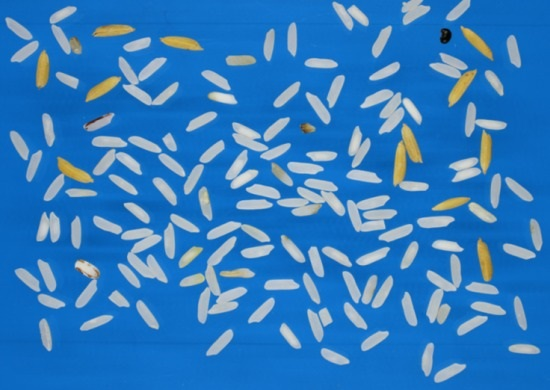
#> input picture REO2/img.jpg, 550 x 390 px
$ python REO2.py
#> lines starting #> are read from the running program, lines starting #| are printed output that depends on the picture; after the words box and inside, x2 and y2 are one past the last pixel; in counts of white or black regions, pixels touching at a corner belong together
###### CAPA DE APRESENTAÇÃO #####
print('=-'*78)
print('Aluno: Rafael Novais de Miranda',' '*50,'Disciplina: AVANÇOS CIENTÍFICOS EM GENÉTICA E MELHORAMENTO DE PLANTAS I')
print('Professor: Vinicius Quintão Carneiro',' '*45,'Programa: Genética e Melhoramento de Plantas')
print('=-'*78)
print(' '*50, 'REO 02 - LISTA DE EXERCÍCIOS')
print('=-'*78)
print(' ')

##### Pacotes utilizados #####
import cv2
import numpy as np
from matplotlib import pyplot as plt

##### Número do exercício #####
print('EXERCÍCIO 01')
print('Selecione uma imagem a ser utilizada no trabalho prático e realize os seguintes processos utilizando o pacote OPENCV do Python:')
print(' ')

##### Questão 1.a #####
print('a) Apresente a imagem e as informações de número de linhas e colunas; número de canais e número total de pixels;')
print('Resposta:')
arquivo = "img.jpg"
img_bgr = cv2.imread(arquivo, 1) #0-->Imagem intensidade, 1-->Imagem original
#> img_bgr is the input picture: shape (390, 550, 3); mean B, G, R 190.9, 123.6, 49
img_org = cv2.cvtColor(img_bgr,cv2.COLOR_BGR2RGB)
plt.figure('Imagem 1.a') #nome do arquivo que irá gerar
plt.imshow(img_org) #cmap --> escala de cor da intensidade
plt.xticks([])
plt.yticks([])
plt.title('Imagem 1.a') #Título que apresentará dentro da imagem
plt.show()
print('     INFORMAÇÕES')
lin, col, canais = np.shape(img_org)
#> lin = 390; col = 550; canais = 3
print('Tipo de imagem: {}'.format(img_org.dtype))
#| Tipo de imagem: uint8
print('Dimensão da imagem: {}x{}'.format(lin, col))
#| Dimensão da imagem: 390x550
print('Largura: {}'.format(col))
#| Largura: 550
print('Altura: {}'.format(lin))
#| Altura: 390
print('Canais: {}'.format(canais))
#| Canais: 3
print(('Pixels: {}'.format((lin*col))))
#| Pixels: 214500
print('-'*50)
print(' ')

##### Questão 1.b #####
print('b) Faça um recorte da imagem para obter somente a área de interesse. Utilize esta imagem para a solução das próximas alternativas;')
print('Resposta:')
img_rec = img_org[109:370, 160:433]

plt.figure('Imagem 1.b') #nome do arquivo que irá gerar
plt.subplot(1,2,1)
plt.imshow(img_rec)
plt.title('Imagem Recortada') #Título que apresentará dentro da imagem

plt.subplot(1,2,2)
plt.imshow(img_org)
plt.title('Imagem Original') #Título que apresentará dentro da imagem
plt.show()
print('A resposta foi a Imagem 1.b gerada')
print('-'*50)
print(' ')

##### Questão 1.c #####
print('c) Converta a imagem colorida para uma de escala de cinza (intensidade) e a apresente utilizando os mapas de cores “Escala de Cinza” e “JET”')
print('Resposta:')
img_gray = cv2.cvtColor(img_rec,cv2.COLOR_RGB2GRAY)

plt.figure('Imagem 1.c')
plt.subplot(1,3,1)
plt.imshow(img_org)
plt.title('Imagem Original')

plt.subplot(1,3,2)
plt.imshow(img_gray, cmap="gray")
plt.colorbar(orientation='horizontal')
plt.title('Imagem Escala de Cinza')

plt.subplot(1,3,3)
plt.imshow(img_gray, cmap="jet")
plt.colorbar(orientation='horizontal')
plt.title('Imagem JET')
plt.show()
print('-'*50)
print(' ')

##### Questão 1.d #####
print('d) Apresente a imagem em escala de cinza e o seu respectivo histograma; Relacione o histograma e a imagem.')
print('Resposta:')
hist = cv2.calcHist([img_gray],[0],None,[256],[0,256])
#> hist = 256 values, max 4571 at index 92, min 0 at index 0, mean 278.3
plt.figure('Imagem 1.d') #nome do arquivo que irá gerar
plt.subplot(1,2,1)
plt.imshow(img_gray, cmap="gray") #cmap --> escala de cor da intensidade
plt.colorbar(orientation='horizontal')
plt.title('Escala de Cinza') #Título que apresentará dentro da imagem

plt.subplot(1,2,2)
plt.plot(hist, color="black")
plt.title('Histograma') #Título que apresentará dentro da imagem
plt.xlabel('Valores de Pixels')
plt.ylabel('Número de Pixels')
plt.show()
#> figure, not shown here; panel 3: curve peaks at x = 92, y = 4571
print('Histograma')
print(hist)
#> (printed output is left out)
print(' ')
dim = len(hist)
#> dim = 256
print('Dimensão do histograma: {}'.format(dim))
#| Dimensão do histograma: 256
print('Portanto por ser uma imagem não binária, ela possui níveis diferentes de cinza, com diferentes intensidades  entre os níveis de preto e branco. Mas dentro desse histograma observamos que, posssuímos uma grande intensidade de pixels na faixa de 250-255, e também, uma baixa porém, a única restante, na faixa de 25-125')
print('-'*50)
print(' ')

##### Questão 1.e #####
print('e) Utilizando a imagem em escala de cinza (intensidade) realize a segmentação da imagem de modo a remover o fundo da imagem utilizando um limiar manual e o limiar obtido pela técnica de Otsu. Nesta questão apresente o histograma com marcação dos limiares utilizados, a imagem limiarizada (binarizada) e a imagem colorida final obtida da segmentação. Explique os resultados.')
print('Resposta:')
hist_gray = cv2.calcHist([img_gray], [0], None, [256], [0, 256])
#> hist_gray has the same summary as hist
limiar_cinza_gray = 140

(L, img_limiar_gray) = cv2.threshold(img_gray, limiar_cinza_gray, 255, cv2.THRESH_BINARY)
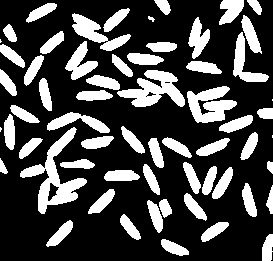
#> img_limiar_gray: shape (261, 273); 27.6% white; 61 white regions (4 under 20 px), largest, box (x1, y1, x2, y2) and area: (20, 127, 87, 214) 1680, (117, 70, 185, 107) 1295, (187, 86, 237, 123) 1102
#> L = 140
(L_gray_otsu, img_otsu_gray) = cv2.threshold(img_gray, 0, 255, cv2.THRESH_BINARY+cv2.THRESH_OTSU)
#> img_otsu_gray: shape (261, 273); 28% white; 61 white regions (4 under 20 px), largest, box (x1, y1, x2, y2) and area: (20, 127, 87, 214) 1696, (117, 70, 185, 107) 1313, (187, 86, 237, 123) 1112
#> L_gray_otsu = 137

img_segment_gray = cv2.bitwise_and(img_rec,img_rec,mask=img_limiar_gray)
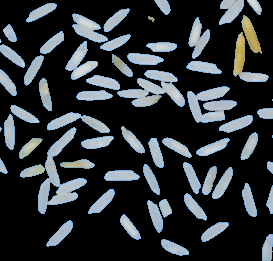
#> img_segment_gray: shape (261, 273, 3); mean R, G, B 46.2, 51.7, 55.3
img_gray_otsu = cv2.bitwise_and(img_rec,img_rec,mask=img_otsu_gray)

hist_gray = cv2.calcHist([img_segment_gray],[0],img_limiar_gray, [256], [0,256])
#> hist_gray = 256 values, max 628 at index 179, min 0 at index 0, mean 76.83

plt.figure('Imagem 1.e') #nome do arquivo que irá gerar
plt.subplot(4,2,1)
plt.imshow(img_gray, cmap="gray") #cmap --> escala de cor da intensidade
plt.xticks([])
plt.yticks([])
plt.title('Escala de Cinza') #Título que apresentará dentro da imagem

plt.subplot(4,2,3)
plt.plot(hist_gray, color="black")
plt.axvline(x=limiar_cinza_gray, color= 'black')
plt.xlim([0, 256])
plt.xlabel('Valores de Pixel')
plt.ylabel('Número de Pixel')
plt.title('Histograma - Cinza') #Título que apresentará dentro da imagem

plt.subplot(4,2,5)
plt.imshow(img_limiar_gray, cmap='gray')
plt.title('Binário Manual - L: {}'.format(limiar_cinza_gray))

plt.subplot(4,2,2)
plt.imshow(img_gray, cmap="gray") #cmap --> escala de cor da intensidade
plt.xticks([])
plt.yticks([])
plt.title('Escala de Cinza') #Título que apresentará dentro da imagem

plt.subplot(4,2,4)
plt.plot(hist_gray, color="black")
plt.axvline(x=L_gray_otsu, color= 'black')
plt.xlim([0, 256])
plt.xlabel('Valores de Pixel')
plt.ylabel('Número de Pixel')
plt.title('Histograma - Cinza') #Título que apresentará dentro da imagem

plt.subplot(4,2,6)
plt.imshow(img_otsu_gray, cmap='gray')
plt.title('Binário OTSU - L: {}'.format(L_gray_otsu))

plt.subplot(4,2,7)
plt.imshow(img_segment_gray)
plt.title("Imagem Segmentada Manual")
plt.xticks([])
plt.yticks([])

plt.subplot(4,2,8)
plt.imshow(img_gray_otsu)
plt.title("Imagem Segmentada OTSU")
plt.xticks([])
plt.yticks([])
plt.show()
#> figure, not shown here; panel 2: curve peaks at x = 179, y = 628; panel 5: curve peaks at x = 179, y = 628
print('-'*50)
print(' ')

##### Questão 1.f #####
print('f) Apresente uma figura contento a imagem selecionada nos sistemas RGB, Lab, HSV e YCrCb.')
print('Resposta:')
img_lab = cv2.cvtColor(img_rec, cv2.COLOR_RGB2LAB)
#> img_lab: shape (261, 273, 3); mean of channels 0, 1, 2 137.8, 131.9, 89.8
img_hsv = cv2.cvtColor(img_rec, cv2.COLOR_RGB2HSV)
#> img_hsv: shape (261, 273, 3); mean H, S, V 102.1, 178, 195.6
img_ycrcb = cv2.cvtColor(img_rec, cv2.COLOR_RGB2YCR_CB)
#> img_ycrcb: shape (261, 273, 3); mean of channels 0, 1, 2 117.7, 87.8, 171.3
plt.figure('Imagem 1.f')
plt.subplot(2,2,1)
plt.imshow(img_rec)
plt.title('Imagem RGB')

plt.subplot(2,2,2)
plt.imshow(img_lab)
plt.title('Imagem Lab')

plt.subplot(2,2,3)
plt.imshow(img_hsv)
plt.title('Imagem HSV')

plt.subplot(2,2,4)
plt.imshow(img_ycrcb)
plt.title('Imagem YCrCb')
plt.show()
print('-'*50)
print(' ')

##### Questão 1.g #####
print('g) Apresente uma figura para cada um dos sistemas de cores (RGB, HSV, Lab e YCrCb) contendo a imagem de cada um dos canais e seus respectivos histogramas.')
print('Resposta:')

#Sistema RGB
hist_r = cv2.calcHist([img_rec], [0], None, [256], [0, 256])
#> hist_r = 256 values, max 4798 at index 14, min 0 at index 1, mean 278.3
hist_g = cv2.calcHist([img_rec], [1], None, [256], [0, 256])
#> hist_g = 256 values, max 4464 at index 111, min 0 at index 0, mean 278.3
hist_b = cv2.calcHist([img_rec], [2], None, [256], [0, 256])
#> hist_b = 256 values, max 3959 at index 198, min 0 at index 0, mean 278.3

plt.figure('Questão 1.g - RGB (1/4)')
plt.subplot(3, 3, 2)
plt.imshow(img_rec, cmap="gray")
plt.xticks([])
plt.yticks([])
plt.title('Imagem RGB')

plt.subplot(3, 3, 4)
plt.imshow(img_rec[:, :, 0], cmap='gray')
plt.title('R')

plt.subplot(3, 3, 7)
plt.plot(hist_r, color="r")
plt.title('Histograma - R')
plt.xlim([0,256])
plt.xlabel('Valores de Pixel')
plt.ylabel('Número de Pixel')

plt.subplot(3, 3, 5)
plt.imshow(img_rec[:, :, 1], cmap='gray')
plt.title('G')

plt.subplot(3, 3, 8)
plt.plot(hist_g, color="g")
plt.title('Histograma - G')
plt.xlim([0,256])
plt.xlabel('Valores de Pixel')
plt.ylabel('Número de Pixel')

plt.subplot(3, 3, 6)
plt.imshow(img_rec[:, :, 2], cmap='gray')
plt.title('B')

plt.subplot(3, 3, 9)
plt.plot(hist_b, color="b")
plt.title('Histograma - B')
plt.xlim([0,256])
plt.xlabel('Valores de Pixel')
plt.ylabel('Número de Pixel')
plt.show()
#> figure, not shown here; panel 3: curve peaks at x = 14, y = 4798; panel 5: curve peaks at x = 111, y = 4464; panel 7: curve peaks at x = 198, y = 3959

#Sistema HSV
hist_h = cv2.calcHist([img_hsv], [0], None, [256], [0, 256])
#> hist_h = 256 values, max 38668 at index 104, min 0 at index 1, mean 278.3
hist_s = cv2.calcHist([img_hsv], [1], None, [256], [0, 256])
#> hist_s = 256 values, max 4257 at index 237, min 0 at index 1, mean 278.3
hist_v = cv2.calcHist([img_hsv], [2], None, [256], [0, 256])
#> hist_v = 256 values, max 3996 at index 198, min 0 at index 0, mean 278.3

plt.figure('Questão 1.g - HSV (2/4)')
plt.subplot(3, 3, 2)
plt.imshow(img_hsv, cmap="gray")
plt.xticks([])
plt.yticks([])
plt.title('Imagem HSV')

plt.subplot(3, 3, 4)
plt.imshow(img_hsv[:, :, 0], cmap='gray')
plt.title('H')

plt.subplot(3, 3, 7)
plt.plot(hist_h, color="black")
plt.title('Histograma - H')
plt.xlim([0,256])
plt.xlabel('Valores de Pixel')
plt.ylabel('Número de Pixel')

plt.subplot(3, 3, 5)
plt.imshow(img_hsv[:, :, 1], cmap='gray')
plt.title('S')

plt.subplot(3, 3, 8)
plt.plot(hist_s, color="black")
plt.title('Histograma - S')
plt.xlim([0,256])
plt.xlabel('Valores de Pixel')
plt.ylabel('Número de Pixel')

plt.subplot(3, 3, 6)
plt.imshow(img_hsv[:, :, 2], cmap='gray')
plt.title('V')

plt.subplot(3, 3, 9)
plt.plot(hist_v, color="black")
plt.title('Histograma - V')
plt.xlim([0,256])
plt.xlabel('Valores de Pixel')
plt.ylabel('Número de Pixel')
plt.show()
#> figure, not shown here; panel 3: curve peaks at x = 104, y = 38668; panel 5: curve peaks at x = 237, y = 4257; panel 7: curve peaks at x = 198, y = 3996

#Sistema LAB
hist_l = cv2.calcHist([img_lab], [0], None, [256], [0, 256])
#> hist_l = 256 values, max 4574 at index 116, min 0 at index 0, mean 278.3
hist_a = cv2.calcHist([img_lab], [1], None, [256], [0, 256])
#> hist_a = 256 values, max 15039 at index 136, min 0 at index 0, mean 278.3
hist_b = cv2.calcHist([img_lab], [2], None, [256], [0, 256])
#> hist_b = 256 values, max 15543 at index 76, min 0 at index 0, mean 278.3

plt.figure('Questão 1.g - LAB (3/4)')
plt.subplot(3, 3, 2)
plt.imshow(img_lab, cmap="gray")
plt.xticks([])
plt.yticks([])
plt.title('Imagem LAB')

plt.subplot(3, 3, 4)
plt.imshow(img_lab[:, :, 0], cmap='gray')
plt.title('L')

plt.subplot(3, 3, 7)
plt.plot(hist_l, color="black")
plt.title('Histograma - L')
plt.xlim([0,256])
plt.xlabel('Valores de Pixel')
plt.ylabel('Número de Pixel')

plt.subplot(3, 3, 5)
plt.imshow(img_lab[:, :, 1], cmap='gray')
plt.title('A')

plt.subplot(3, 3, 8)
plt.plot(hist_a, color="black")
plt.title('Histograma - A')
plt.xlim([0,256])
plt.xlabel('Valores de Pixel')
plt.ylabel('Número de Pixel')

plt.subplot(3, 3, 6)
plt.imshow(img_lab[:, :, 2], cmap='gray')
plt.title('B')

plt.subplot(3, 3, 9)
plt.plot(hist_b, color="black")
plt.title('Histograma - B')
plt.xlim([0,256])
plt.xlabel('Valores de Pixel')
plt.ylabel('Número de Pixel')
plt.show()
#> figure, not shown here; panel 3: curve peaks at x = 116, y = 4574; panel 5: curve peaks at x = 136, y = 15039; panel 7: curve peaks at x = 76, y = 15543

#Sistema YCrCb
hist_Y = cv2.calcHist([img_ycrcb], [0], None, [256], [0, 256])
#> hist_Y has the same summary as hist
hist_Cr = cv2.calcHist([img_ycrcb], [1], None, [256], [0, 256])
#> hist_Cr = 256 values, max 11122 at index 73, min 0 at index 0, mean 278.3
hist_Cb = cv2.calcHist([img_ycrcb], [2], None, [256], [0, 256])
#> hist_Cb = 256 values, max 11226 at index 188, min 0 at index 0, mean 278.3

plt.figure('Questão 1.g - YCrCb (4/4)')
plt.subplot(3, 3, 2)
plt.imshow(img_ycrcb, cmap="gray")
plt.xticks([])
plt.yticks([])
plt.title('Imagem YCrCb')

plt.subplot(3, 3, 4)
plt.imshow(img_ycrcb[:, :, 0], cmap='gray')
plt.title('Y')

plt.subplot(3, 3, 7)
plt.plot(hist_Y, color="black")
plt.title('Histograma - Y')
plt.xlim([0,256])
plt.xlabel('Valores de Pixel')
plt.ylabel('Número de Pixel')

plt.subplot(3, 3, 5)
plt.imshow(img_ycrcb[:, :, 1], cmap='gray')
plt.title('Cr')

plt.subplot(3, 3, 8)
plt.plot(hist_Cr, color="black")
plt.title('Histograma - Cr')
plt.xlim([0,256])
plt.xlabel('Valores de Pixel')
plt.ylabel('Número de Pixel')

plt.subplot(3, 3, 6)
plt.imshow(img_ycrcb[:, :, 2], cmap='gray')
plt.title('Cb')

plt.subplot(3, 3, 9)
plt.plot(hist_Cb, color="black")
plt.title('Histograma - Cb')
plt.xlim([0,256])
plt.xlabel('Valores de Pixel')
plt.ylabel('Número de Pixel')
plt.show()
#> figure, not shown here; panel 3: curve peaks at x = 92, y = 4571; panel 5: curve peaks at x = 73, y = 11122; panel 7: curve peaks at x = 188, y = 11226
print('-'*50)
print(' ')

##### Questão 1.h #####
print('h) Encontre o sistema de cor e o respectivo canal que propicie melhor segmentação da imagem de modo a remover o fundo da imagem utilizando limiar manual e limiar obtido pela técnica de Otsu. Nesta questão apresente o histograma com marcação dos limiares utilizados, a imagem limiarizada (binarizada) e a imagem colorida final obtida da segmentação. Explique os resultados e sua escolha pelo sistema de cor e canal utilizado na segmentação. Nesta questão apresente a imagem limiarizada (binarizada) e a imagem colorida final obtida da segmentação.')
print('Resposta:')
hist_gray = cv2.calcHist([img_gray], [0], None, [256], [0, 256])
#> hist_gray has the same summary as hist
limiar_cinza = 140
(L, img_limiar) = cv2.threshold(img_gray, limiar_cinza, 255, cv2.THRESH_BINARY)

r, g, b = cv2.split(img_rec)
hist_r = cv2.calcHist([img_rec], [0], None, [256], [0, 256])
limiar_r = 138
(L_r, img_limiar_r)= cv2.threshold(r, limiar_r, 255, cv2.THRESH_BINARY)
#> img_limiar_r: shape (261, 273); 24% white; 61 white regions (3 under 20 px), largest, box (x1, y1, x2, y2) and area: (38, 128, 86, 213) 1289, (118, 70, 185, 107) 1143, (188, 87, 236, 122) 974
#> L_r = 138
hist_g = cv2.calcHist([img_rec], [1], None, [256], [0, 256])
limiar_g = 130
(L_g, img_limiar_g)= cv2.threshold(g, limiar_g, 255, cv2.THRESH_BINARY)
#> img_limiar_g: shape (261, 273); 30.4% white; 57 white regions (3 under 20 px), largest, box (x1, y1, x2, y2) and area: (19, 127, 88, 215) 1837, (86, 69, 186, 107) 1745, (187, 86, 237, 123) 1180
#> L_g = 130
hist_b = cv2.calcHist([img_rec], [2], None, [256], [0, 256])
#> hist_b = 256 values, max 3959 at index 198, min 0 at index 0, mean 278.3
limiar_b = 145
(L_b, img_limiar_b)= cv2.threshold(b, limiar_b, 255, cv2.THRESH_BINARY)
#> img_limiar_b: shape (261, 273); 98.4% white; 9 black regions (5 under 20 px), largest, box (x1, y1, x2, y2) and area: (232, 16, 263, 77) 926, (140, 14, 154, 25) 110, (113, 57, 123, 68) 57, (63, 163, 80, 166) 31
#> L_b = 145

img_segment_gray = cv2.bitwise_and(img_rec,img_rec,mask=img_limiar)
img_segment_r = cv2.bitwise_and(img_rec,img_rec,mask=img_limiar_r)
img_segment_g = cv2.bitwise_and(img_rec,img_rec,mask=img_limiar_g)
img_segment_b = cv2.bitwise_and(img_rec,img_rec,mask=img_limiar_b)

(L_gray_otsu, img_otsu_gray) = cv2.threshold(img_gray, 0, 255, cv2.THRESH_BINARY+cv2.THRESH_OTSU)
(L_r, img_limiar_r)= cv2.threshold(r, limiar_r, 255, cv2.THRESH_BINARY+cv2.THRESH_OTSU)
#> img_limiar_r: shape (261, 273); 28.5% white; 59 white regions (4 under 20 px), largest, box (x1, y1, x2, y2) and area: (20, 127, 87, 214) 1712, (117, 69, 185, 107) 1342, (187, 86, 237, 123) 1131
#> L_r = 92
(L_g, img_limiar_g)= cv2.threshold(g, limiar_g, 255, cv2.THRESH_BINARY+cv2.THRESH_OTSU)
#> img_limiar_g: shape (261, 273); 27.9% white; 61 white regions (5 under 20 px), largest, box (x1, y1, x2, y2) and area: (20, 127, 87, 215) 1694, (117, 70, 185, 107) 1302, (187, 86, 237, 123) 1106
#> L_g = 148
(L_b, img_limiar_b)= cv2.threshold(b, limiar_b, 255, cv2.THRESH_BINARY+cv2.THRESH_OTSU)
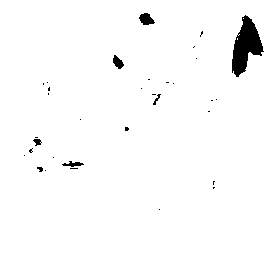
#> img_limiar_b: shape (261, 273); 97.9% white; 33 black regions (26 under 20 px), largest, box (x1, y1, x2, y2) and area: (232, 15, 264, 77) 1051, (139, 13, 155, 25) 129, (113, 55, 124, 69) 91
#> L_b = 157

img_segment_gray = cv2.bitwise_and(img_rec,img_rec,mask=img_otsu_gray)
img_segment_r = cv2.bitwise_and(img_rec,img_rec,mask=img_limiar_r)
img_segment_g = cv2.bitwise_and(img_rec,img_rec,mask=img_limiar_g)
img_segment_b = cv2.bitwise_and(img_rec,img_rec,mask=img_limiar_b)

plt.figure('Imagem 1.h - R - Limiarização Manual e OTSU') #nome do arquivo que irá gerar
plt.subplot(4,2,1)
plt.imshow(r, cmap='gray')
plt.xticks([])
plt.yticks([])
plt.title('R')

plt.subplot(4,2,3)
plt.plot(hist_r, color="r")
plt.axvline(x=limiar_r, color= 'r')
plt.xlim([0, 256])
plt.xlabel('Valores de Pixel')
plt.ylabel('Número de Pixel')
plt.title('Histograma - R')

plt.subplot(4,2,5)
plt.imshow(img_limiar_r, cmap="gray")
plt.xticks([])
plt.yticks([])
plt.title('Binário - L: {}'.format(limiar_r))

plt.subplot(4,2,7)
plt.imshow(img_segment_r)
plt.title("Imagem Segmentada Manual")
plt.xticks([])
plt.yticks([])

plt.subplot(4,2,2)
plt.imshow(r, cmap='gray')
plt.xticks([])
plt.yticks([])
plt.title('R')

plt.subplot(4,2,4)
plt.plot(hist_r, color="r")
plt.axvline(x=L_r, color= 'r')
plt.xlim([0, 256])
plt.xlabel('Valores de Pixel')
plt.ylabel('Número de Pixel')
plt.title('Histograma - R')

plt.subplot(4,2,6)
plt.imshow(img_limiar_r, cmap="gray")
plt.xticks([])
plt.yticks([])
plt.title('OTSU - L: {}'.format(L_r))

plt.subplot(4,2,8)
plt.imshow(img_segment_r)
plt.title("Imagem Segmentada OTSU")
plt.xticks([])
plt.yticks([])
plt.show()
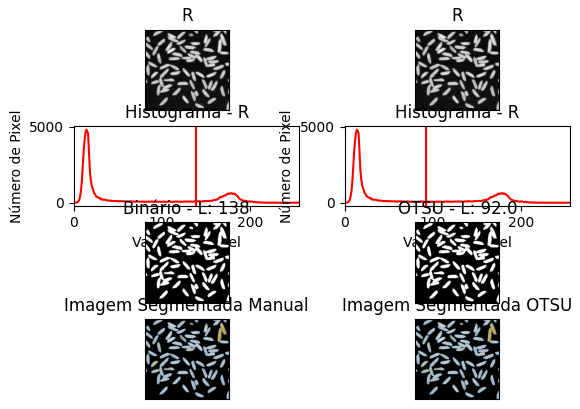
#> figure drawn by matplotlib, 8 panels; panel 2: curve peaks at x = 14, y = 4798; panel 6: curve peaks at x = 14, y = 4798
print('-'*50)
print(' ')


##### Questão 1.i #####
print('i) Obtenha o histograma de cada um dos canais da imagem em RGB, utilizando como mascara a imagem limiarizada (binarizada) da letra h.')
print('Resposta:')

hist_r = cv2.calcHist([img_rec],[0],img_limiar_r,[256],[0,256])
#> hist_r = 256 values, max 628 at index 179, min 0 at index 0, mean 79.19
hist_g = cv2.calcHist([img_rec],[1],img_limiar_r,[256],[0,256])
#> hist_g = 256 values, max 957 at index 193, min 0 at index 0, mean 79.19
hist_b = cv2.calcHist([img_rec],[2],img_limiar_r,[256],[0,256])
#> hist_b = 256 values, max 734 at index 203, min 0 at index 0, mean 79.19

plt.figure('Imagem 1.i')
plt.subplot(2,3,1)
plt.imshow(img_rec[:,:,0],cmap = 'gray')
plt.title('Segmentada - R')
plt.xticks([])
plt.yticks([])

plt.subplot(2,3,2)
plt.imshow(img_rec[:,:,1],cmap = 'gray')
plt.title('Segmentada - G')
plt.xticks([])
plt.yticks([])

plt.subplot(2,3,3)
plt.imshow(img_rec[:,:,2],cmap = 'gray')
plt.title('Segmentada - B')
plt.xticks([])
plt.yticks([])

plt.subplot(2,3,4)
plt.plot(hist_r,color = 'r')
plt.title("Histograma - R")
plt.xlim([0,256])
plt.xlabel("Valores Pixels")
plt.ylabel("Número de Pixels")

plt.subplot(2,3,5)
plt.plot(hist_g,color = 'black')
plt.title("Histograma - G")
plt.xlim([0,256])
plt.xlabel("Valores Pixels")
plt.ylabel("Número de Pixels")

plt.subplot(2,3,6)
plt.plot(hist_b,color = 'b')
plt.title("Histograma - B")
plt.xlim([0,256])
plt.xlabel("Valores Pixels")
plt.ylabel("Número de Pixels")
plt.show()
#> figure, not shown here; panel 4: curve peaks at x = 179, y = 628; panel 5: curve peaks at x = 193, y = 957; panel 6: curve peaks at x = 203, y = 734
print('-'*50)
print(' ')

##### Questão 1.j #####
print('j) Realize operações aritméticas na imagem em RGB de modo a realçar os aspectos de seu interesse. Exemplo (2*R-0.5*G). Explique a sua escolha pelas operações aritméticas. Segue abaixo algumas sugestões')
print('Resposta:')
imgOPR1 = 1.7* img_org[:, :, 0] - 1.2* img_org[:, :, 1]
imgOPR = imgOPR1.astype(np.uint8) #convertendo para inteiro de 8bit
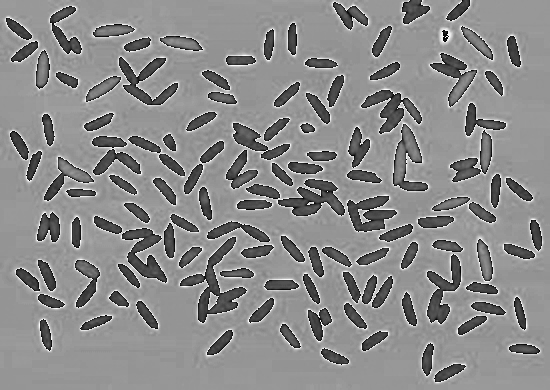
#> imgOPR: shape (390, 550); min 0, max 255, mean 138.7
histw = cv2.calcHist([imgOPR], [0], None, [256], [0, 256])
#> histw = 256 values, max 15781 at index 149, min 61 at index 110, mean 837.9
(M, img_OTSU) = cv2.threshold(imgOPR, 0, 256, cv2.THRESH_BINARY_INV+cv2.THRESH_OTSU)
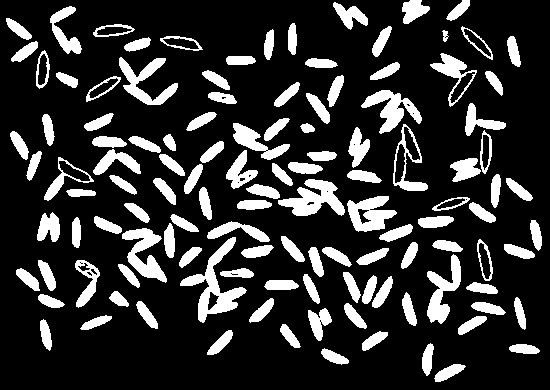
#> img_OTSU: shape (390, 550); 19.3% white; 121 white regions, largest, box (x1, y1, x2, y2) and area: (180, 237, 247, 323) 1615, (278, 179, 345, 216) 1296, (122, 228, 167, 283) 1110
#> M = 108
img_SEGM = cv2.bitwise_and(img_org, img_org, mask=img_OTSU)

# Apresentando a imagem
plt.figure('Imagem 1.j')
plt.subplot(2, 3, 1)
plt.imshow(img_org, cmap='gray')
plt.title('RGB')

plt.subplot(2, 3, 2)
plt.imshow(imgOPR, cmap='gray')
plt.title('1,7R - 1,2*G')

plt.subplot(2, 3, 3)
plt.plot(histw, color='black')
# plt.axline(x=M, color='black')
plt.xlim([0, 256])
plt.xlabel('Valores de pixels')
plt.xlabel('Número de pixels')

plt.subplot(2, 3, 4)
plt.imshow(img_OTSU, cmap='gray')
plt.title('Imagem binária')

plt.subplot(2, 3, 5)
plt.imshow(img_SEGM, cmap='gray')
plt.title('Imagem segmentada com mascara')
plt.xticks([])
plt.yticks([])
plt.show()
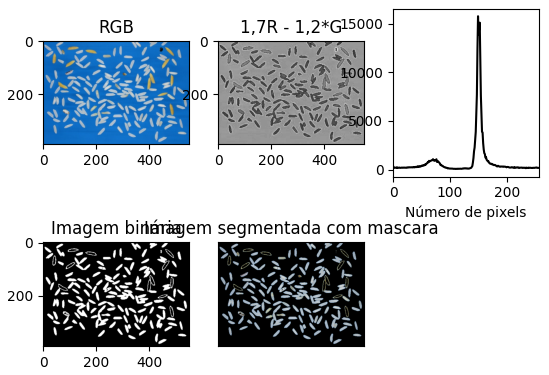
#> figure drawn by matplotlib, 5 panels; panel 3: curve peaks at x = 149, y = 15781
print('-'*50)
print(' ')
